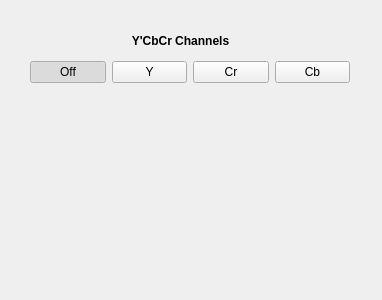
<?xml version="1.0" encoding="UTF-8"?>
<ui version="4.0">
 <class>PreviewFiltersDialog</class>
 <widget class="QDialog" name="PreviewFiltersDialog">
  <property name="geometry">
   <rect>
    <x>0</x>
    <y>0</y>
    <width>382</width>
    <height>300</height>
   </rect>
  </property>
  <property name="windowTitle">
   <string>Dialog</string>
  </property>
  <widget class="QLabel" name="channelsLabel">
   <property name="geometry">
    <rect>
     <x>100</x>
     <y>30</y>
     <width>161</width>
     <height>21</height>
    </rect>
   </property>
   <property name="font">
    <font>
     <weight>75</weight>
     <bold>true</bold>
    </font>
   </property>
   <property name="text">
    <string>Y'CbCr Channels</string>
   </property>
   <property name="alignment">
    <set>Qt::AlignCenter</set>
   </property>
  </widget>
  <widget class="QWidget" name="layoutWidget">
   <property name="geometry">
    <rect>
     <x>30</x>
     <y>60</y>
     <width>320</width>
     <height>25</height>
    </rect>
   </property>
   <layout class="QHBoxLayout" name="horizontalLayout">
    <item>
     <widget class="QPushButton" name="offChannelButton">
      <property name="text">
       <string>Off</string>
      </property>
      <property name="checkable">
       <bool>true</bool>
      </property>
      <property name="checked">
       <bool>true</bool>
      </property>
      <property name="autoDefault">
       <bool>false</bool>
      </property>
      <property name="default">
       <bool>false</bool>
      </property>
     </widget>
    </item>
    <item>
     <widget class="QPushButton" name="YChannelButton">
      <property name="text">
       <string>Y</string>
      </property>
      <property name="checkable">
       <bool>true</bool>
      </property>
      <property name="autoDefault">
       <bool>false</bool>
      </property>
     </widget>
    </item>
    <item>
     <widget class="QPushButton" name="CrChannelButton">
      <property name="text">
       <string>Cr</string>
      </property>
      <property name="checkable">
       <bool>true</bool>
      </property>
      <property name="autoDefault">
       <bool>false</bool>
      </property>
     </widget>
    </item>
    <item>
     <widget class="QPushButton" name="CbChannelButton">
      <property name="text">
       <string>Cb</string>
      </property>
      <property name="checkable">
       <bool>true</bool>
      </property>
      <property name="autoDefault">
       <bool>false</bool>
      </property>
     </widget>
    </item>
   </layout>
  </widget>
 </widget>
 <resources/>
 <connections/>
</ui>
